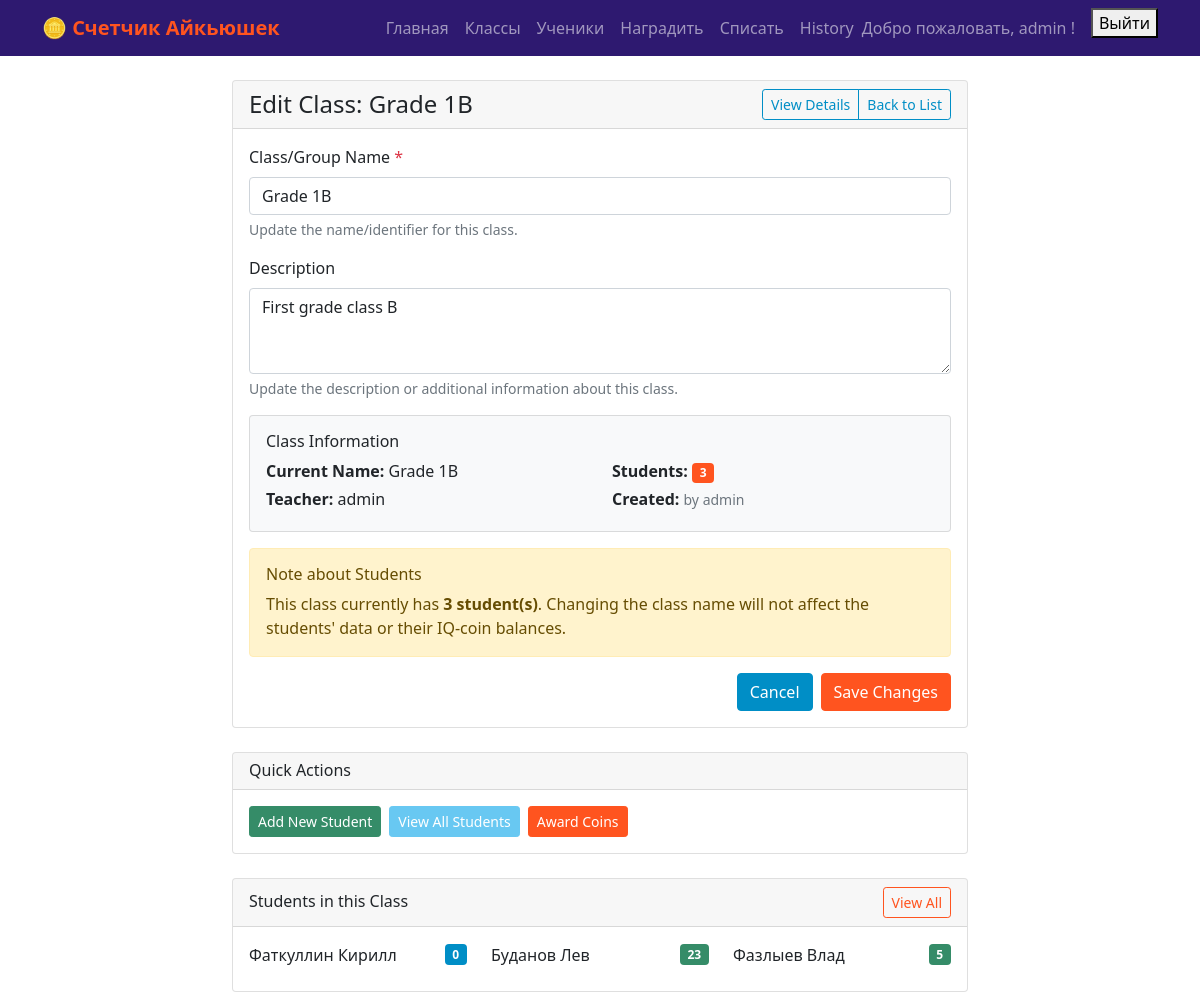
/classes/2/edit/ (signed in), run on an earlier commit of the app's database.
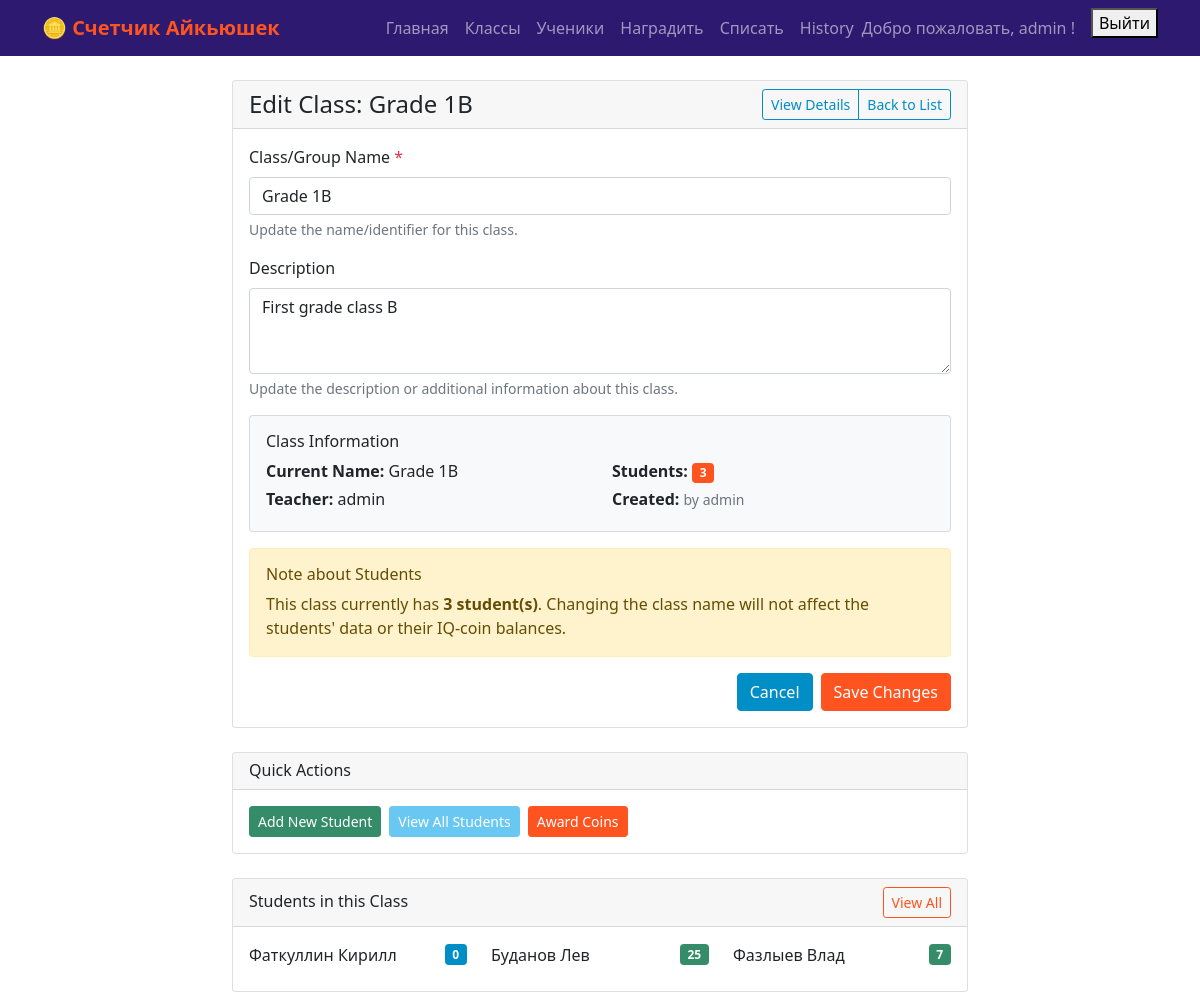
And on a later commit of the database.
### iqcoin_app/models.py (models this page shows, shortened)
class Student(models.Model):
    name = models.CharField(max_length=100)
    group = models.ForeignKey(Class, on_delete=models.CASCADE)
    balance = models.IntegerField(default=0)
    phone_number = models.CharField(max_length=15, unique=True, blank=True, null=True)
    is_active = models.BooleanField(default=True)

### iqcoin_app/views.py (the view)
# urls.py: path('classes/<int:class_id>/edit/', views.class_edit, name='class_edit'),
@login_required
def class_edit(request, class_id):
    class_obj = get_object_or_404(Class, id=class_id, teacher=request.user)
    if request.method == 'POST':
        form = ClassEditForm(request.POST, instance=class_obj)
        if form.is_valid():
            updated_class = form.save()
            messages.success(request, f'Class "{updated_class.group}" has been updated successfully.')
            return redirect('class_detail', class_id=updated_class.id)
    else:
        form = ClassEditForm(instance=class_obj)
    context = {
        'form': form,
        'class_obj': class_obj,
    }
    return render(request, 'class_edit.html', context)

### iqcoin_app/forms.py
class ClassEditForm(forms.ModelForm):
    class Meta:
        model = Class
        fields = ['group', 'description']
        widgets = {
            'group': forms.TextInput(attrs={'class': 'form-control', 'placeholder': 'Enter class/group name'}),
            'description': forms.Textarea(attrs={'class': 'form-control', 'rows': 3, 'placeholder': 'Optional description'}),
        }
        labels = {
            'group': 'Class/Group Name',
            'description': 'Description',
        }

### iqcoin_app/templates/class_edit.html (shortened to what the changed rows need)
{% extends 'base.html' %}
{% block content %}
<div class="row justify-content-center">
    <div class="col-md-8">
        {% if class_obj.student_set.count > 0 %}
            <div class="card mt-4">
                <div class="card-body">
                    <div class="row">
                        {% for student in class_obj.student_set.all|slice:":6" %}
                            <div class="col-md-4 mb-2">
                                <div class="d-flex justify-content-between align-items-center">
                                    <span>{{ student.name }}</span>
                                    <span class="badge bg-{% if student.balance > 0 %}success{% elif student.balance == 0 %}secondary{% else %}danger{% endif %}">
                                        {{ student.balance }}
                                    </span>
                                </div>
                            </div>
                        {% endfor %}
                    </div>
                </div>
            </div>
        {% endif %}
    </div>
</div>
{% endblock %}

What changed in the data, as far as the page shows it:
changed Student "Буданов Лев": balance "23" → "25"
changed Student "Фазлыев Влад": balance "5" → "7"
